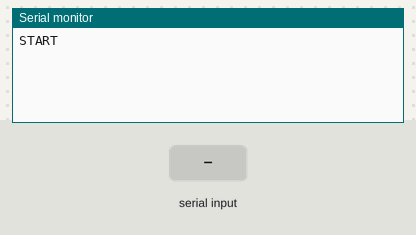
Bench run of a sketch on a simulated Arduino Uno, built with avr-gcc and run on an emulated ATmega328P. On the bench: the last lines printed to the serial monitor. The inputs (shaded band) are chosen by the test bench.

Above: at 1.2 s.
1.3 s: "1" received over the second serial link
At 2.5 s:
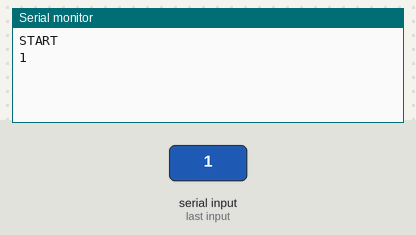
2.8 s: "0" received over the second serial link
At 3.8 s:
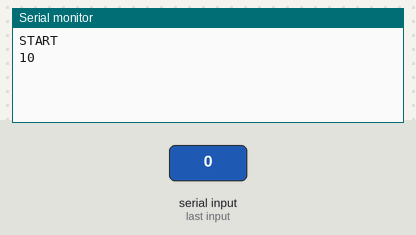

Measured:
- after the input at 1.3 s, the serial monitor: prints a new line at once (image 1)
- after the input at 2.8 s, the serial monitor: prints a new line at once (image 2)

The sketch:

serialATrozmowa.ino
```cpp
#include <SoftwareSerial.h>
SoftwareSerial SerialSIM(4,5); //rx,tx
void setup() {
  Serial.begin(9600);
  SerialSIM.begin(9600);
  Serial.println("START");
}

void loop() {
  if (SerialSIM.available()) {
    Serial.write(SerialSIM.read());
  }
  delay(5);
  if (Serial.available()) {
    SerialSIM.write(Serial.read());
  }
  delay(5);
}
```
